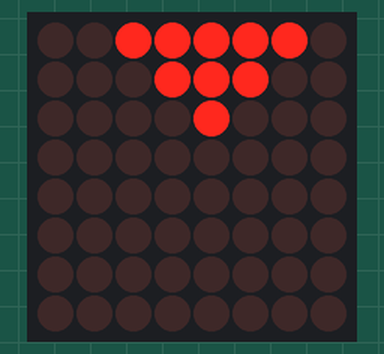
Simulated run of this sketch. Board: Arduino Uno, built with avr-gcc and run on an emulated ATmega328P. Parts: 8×8 LED matrix.

Above: at 0.16 s.
At 0.62 s:
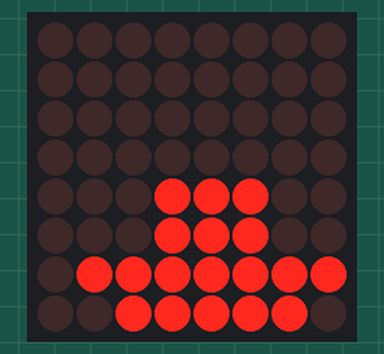
At 1.23 s:
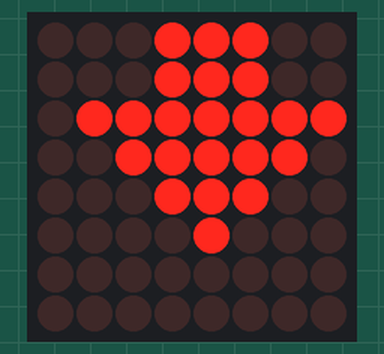

Measured:
- by itself, everything shown: repeats every 0.92 s, in 12 steps

The sketch:

t8.ino
```cpp
#include"LedControl.h"

LedControl lc = LedControl(12, 11, 10, 1);

const uint8_t IMAGES[][8] = {
{
  0b00000000,
  0b00000000,
  0b00000000,
  0b00000000,
  0b00000000,
  0b00000000,
  0b00000000,
  0b00000000
},{
  0b00011100,
  0b00001000,
  0b00000000,
  0b00000000,
  0b00000000,
  0b00000000,
  0b00000000,
  0b00000000
},{
  0b00111110,
  0b00011100,
  0b00001000,
  0b00000000,
  0b00000000,
  0b00000000,
  0b00000000,
  0b00000000
},{
  0b01111111,
  0b00111110,
  0b00011100,
  0b00001000,
  0b00000000,
  0b00000000,
  0b00000000,
  0b00000000
},{
  0b00011100,
  0b00011100,
  0b01111111,
  0b00111110,
  0b00011100,
  0b00001000,
  0b00000000,
  0b00000000
},{
  0b00011100,
  0b00011100,
  0b00011100,
  0b01111111,
  0b00111110,
  0b00011100,
  0b00001000,
  0b00000000
},{
  0b00011100,
  0b00011100,
  0b00011100,
  0b00011100,
  0b01111111,
  0b00111110,
  0b00011100,
  0b00001000
},{
  0b00000000,
  0b00000000,
  0b00011100,
  0b00011100,
  0b00011100,
  0b01111111,
  0b00111110,
  0b00011100
},{
  0b00000000,
  0b00000000,
  0b00000000,
  0b00000000,
  0b00011100,
  0b00011100,
  0b01111111,
  0b00111110
},{
  0b00000000,
  0b00000000,
  0b00000000,
  0b00000000,
  0b00000000,
  0b00011100,
  0b00011100,
  0b00111110
},{
  0b00000000,
  0b00000000,
  0b00000000,
  0b00000000,
  0b00000000,
  0b00000000,
  0b00011100,
  0b00011100
},{
  0b00000000,
  0b00000000,
  0b00000000,
  0b00000000,
  0b00000000,
  0b00000000,
  0b00000000,
  0b00011100
}};

const int IMAGES_LEN = sizeof(IMAGES)/8;

void setup() {
  // put your setup code here, to run once:
  lc.shutdown(0, false);
  lc.setIntensity(0, 8);
  lc.clearDisplay(0);
}

void loop() {
  for(int i = 0; i < IMAGES_LEN; i++)
  {
    for(int j = 0; j < 8; j++)
        lc.setRow(0, j, IMAGES[i][j]);

    delay(75);
  }
}
```
